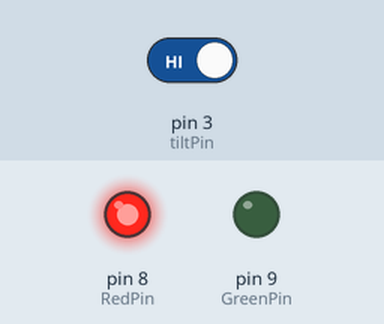
Simulated run of this sketch. Board: Arduino Uno, built with avr-gcc and run on an emulated ATmega328P. Shown: output pins drawn as LEDs (lit = HIGH). Inputs (shaded band) come from the test bench; at power-on: pin 3 (tiltPin) HIGH. What the sketch prints to the serial monitor is not drawn.

Above: at 1.2 s.
1.3 s: pin 3 (tiltPin) driven LOW
At 1.7 s:
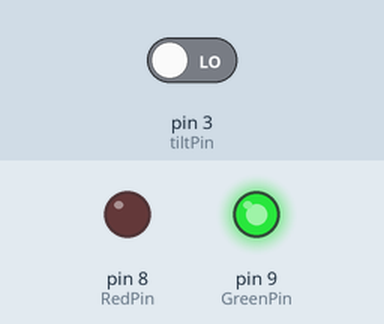
2.8 s: pin 3 (tiltPin) driven HIGH
At 4.1 s:
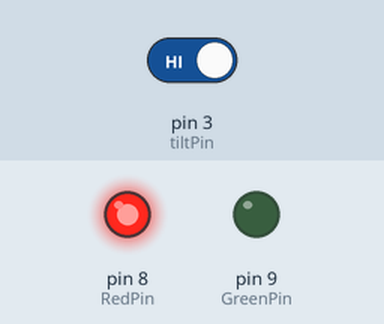
Timing chart, 0 to 5.8 s (numbered marks = the images above; inputs shaded):
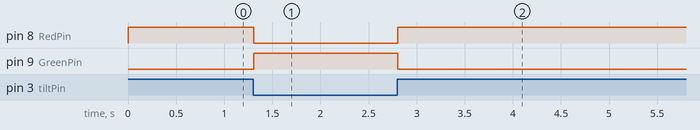

The sketch:

TiltSwitch.ino
```cpp
int tiltPin =3;
int GreenPin = 9;
int RedPin = 8;
int tiltVal;

void setup() {
  // put your setup code here, to run once:
pinMode(tiltPin, INPUT);
pinMode(GreenPin, OUTPUT);
pinMode(RedPin, OUTPUT);
digitalWrite(tiltPin,HIGH);
Serial.begin(9600);
}

void loop() {
  // put your main code here, to run repeatedly:
tiltVal = digitalRead(tiltPin);
Serial.println(tiltVal);

if (tiltVal == 0){
  digitalWrite(GreenPin, HIGH);
  digitalWrite(RedPin, LOW);
}
if (tiltVal == 1){
  digitalWrite(RedPin, HIGH);
  digitalWrite(GreenPin, LOW);
}
}
```

Measured:
- after the input at 1.3 s, pin 8 (RedPin): HIGH → LOW at once; pin 9 (GreenPin): LOW → HIGH at once
- after the input at 2.8 s, pin 8 (RedPin): LOW → HIGH at once; pin 9 (GreenPin): HIGH → LOW at once
